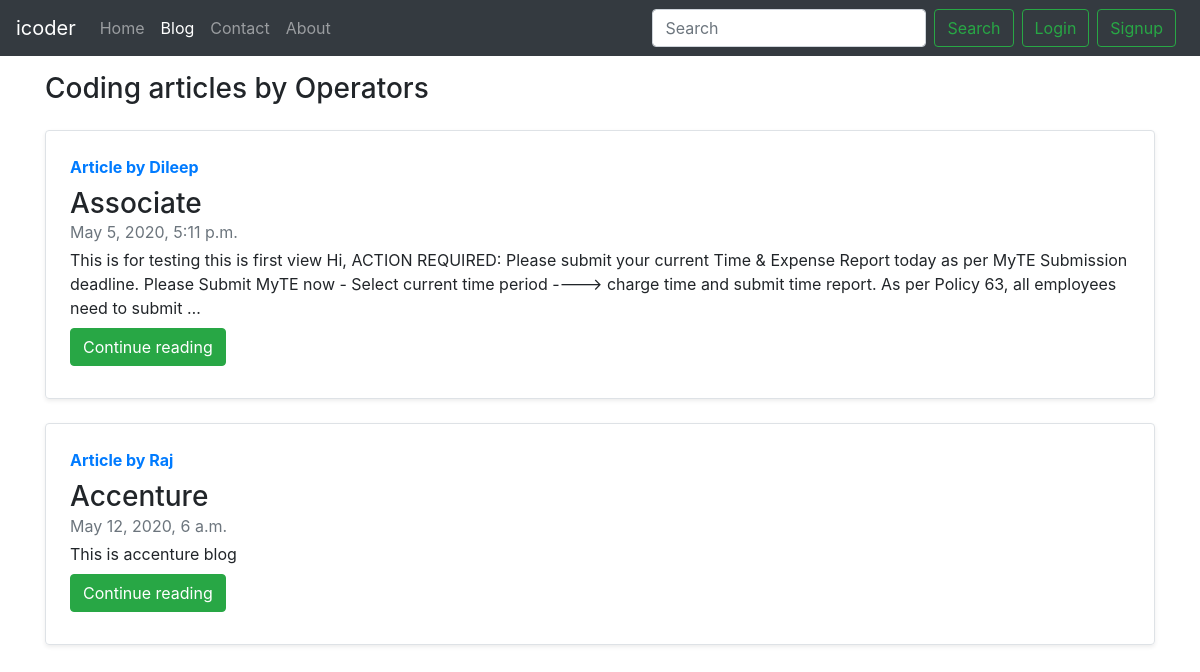
Screenshot of /blog/ with the database file from the repository.
### blog/models.py (models this page shows, shortened)
class Post(models.Model):
    sno = models.AutoField(primary_key=True)
    title = models.CharField(max_length=100)
    content = models.TextField()
    author = models.CharField(max_length=100)
    slug = models.CharField(max_length=130)
    timeStamp = models.DateTimeField(blank=True)

### blog/views.py (the view)
# urls.py: path('', views.blogHome, name='blogHome'),
def blogHome(request):
    allPosts = Post.objects.all()
    context ={'allPosts':allPosts}
    return render(request, 'blog/blogHome.html',context)

### templates/blog/blogHome.html (shortened to what this page needs)
{% extends 'base.html' %}
{% block blogactive %} active {% endblock blogactive %}
{% block body %}
<div class= "container my-3">
<h3>Coding articles by Operators</h3>
{% for post in allPosts %}
<div class="row no-gutters border rounded overflow-hidden flex-md-row my-4 shadow-sm h-md-250 position-relative">
        <div class="col p-4 d-flex flex-column position-static">
          <strong class="d-inline-block mb-2 text-primary">Article by {{post.author}}</strong>
          <h3 class="mb-0">{{post.title}} </h3>
          <div class="mb-1 text-muted">{{post.timeStamp}} </div>
          <p class="card-text mb-auto">{{post.content | truncatechars:300}}</p>
          <div class="my-2">
          <a href="/blog/{{post.slug}}" role="button" class="btn btn-success">Continue reading</a>
          </div>
        </div>
      </div>
{% endfor %}
</div>
{% endblock body %}

### rows the page displays
Post: author "Dileep", title "Associate", timeStamp "May 5, 2020, 5:11 p.m.", content "This is for testing this is first view Hi, ACTION REQUIRED: Please submit your current Time & Expense Report today as per MyTE Submission deadline. Please Submit MyTE now - Select current time period ----> charge time and submit time report. As per Policy 63, all employees need to submit …"
Post: author "Raj", title "Accenture", timeStamp "May 12, 2020, 6 a.m.", content "This is accenture blog"
